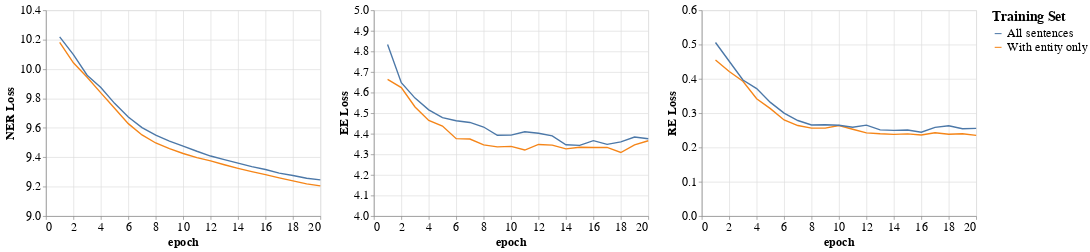

Source (notebook cell):
### Code cell
te_results_df = results_df[results_df["method"].isin(["KPM", "KPM*"])].copy()
te_results_df["method"] = te_results_df["method"].map({"KPM": "All sentences", "KPM*": "With entity only"})

ner_loss = alt.Chart(te_results_df).mark_line().encode(
    x="epoch:Q",
    y=alt.Y("val_crf_ner_loss:Q", title="NER Loss", scale=alt.Scale(domain=[9, 10.4])),
    color=alt.Color("method:N", title="Training Set")
)

term_loss = alt.Chart(te_results_df).mark_line().encode(
    x="epoch:Q",
    y=alt.Y("val_crf_term_loss:Q", title="EE Loss", scale=alt.Scale(domain=[4, 5])),
    color=alt.Color("method:N", title="Training Set")
)

rel_loss = alt.Chart(te_results_df).mark_line().encode(
    x="epoch:Q",
    y=alt.Y("val_cls_rel_loss:Q", title="RE Loss", scale=alt.Scale(domain=[0, 0.6])),
    color=alt.Color("method:N", title="Training Set")
)

all_charts = ner_loss | term_loss | rel_loss

all_charts.configure_axis(
    titleFont="Times New Roman",
    titleFontSize=18,
    labelFont="Times New Roman",
    labelFontSize=18
).configure_legend(
    titleFont="Times New Roman",
    titleFontSize=20,
    labelFont="Times New Roman",
    labelFontSize=18
)

### Figure 1 — Vega-Lite specification as saved in the notebook (floating-point values rounded to 4 significant figures)
{"config": {"view": {"continuousWidth": 400, "continuousHeight": 300}, "axis": {"labelFont": "Times New Roman", "labelFontSize": 18, "titleFont": "Times New Roman", "titleFontSize": 18}, "legend": {"labelFont": "Times New Roman", "labelFontSize": 18, "titleFont": "Times New Roman", "titleFontSize": 20}}, "hconcat": [{"mark": "line", "encoding": {"color": {"type": "nominal", "field": "method", "title": "Training Set"}, "x": {"type": "quantitative", "field": "epoch"}, "y": {"type": "quantitative", "field": "val_crf_ner_loss", "scale": {"domain": [9, 10.4]}, "title": "NER Loss"}}}, {"mark": "line", "encoding": {"color": {"type": "nominal", "field": "method", "title": "Training Set"}, "x": {"type": "quantitative", "field": "epoch"}, "y": {"type": "quantitative", "field": "val_crf_term_loss", "scale": {"domain": [4, 5]}, "title": "EE Loss"}}}, {"mark": "line", "encoding": {"color": {"type": "nominal", "field": "method", "title": "Training Set"}, "x": {"type": "quantitative", "field": "epoch"}, "y": {"type": "quantitative", "field": "val_cls_rel_loss", "scale": {"domain": [0, 0.6]}, "title": "RE Loss"}}}], "data": {"name": "data-1e9ecb5697c5ac9bc28637dbf161d151"}, "$schema": "https://vega.github.io/schema/vega-lite/v4.8.1.json", "datasets": {"data-1e9ecb5697c5ac9bc28637dbf161d151": [{"val_loss": 15.3, "val_crf_ner_loss": 10.18, "val_crf_term_loss": 4.664, "val_cls_rel_loss": 0.4553, "loss": 13.77, "crf_ner_loss": 9.442, "crf_term_loss": 3.893, "cls_rel_loss": 0.439, "f1_ner": 0.0, "f1_term": 0.0, "f1_rel": 0.0, "epoch": 1, "method": "With entity only"}, {"val_loss": 15.09, "val_crf_ner_loss": 10.04, "val_crf_term_loss": 4.624, "val_cls_rel_loss": 0.4217, "loss": 14.39, "crf_ner_loss": 9.722, "crf_term_loss": 4.309, "cls_rel_loss": 0.3604, "f1_ner": 0.0, "f1_term": 0.0, "f1_rel": 0.0, "epoch": 2, "method": "With entity only"}, {"val_loss": 14.87, "val_crf_ner_loss": 9.945, "val_crf_term_loss": 4.53, "val_cls_rel_loss": 0.3932, "loss": 12.41, "crf_ner_loss": 8.338, "crf_term_loss": 3.782, "cls_rel_loss": 0.2947, "f1_ner": 0.0, "f1_term": 0.0, "f1_rel": 0.02193, "epoch": 3, "method": "With entity only"}, {"val_loss": 14.64, "val_crf_ner_loss": 9.838, "val_crf_term_loss": 4.464, "val_cls_rel_loss": 0.3422, "loss": 12.45, "crf_ner_loss": 8.426, "crf_term_loss": 3.728, "cls_rel_loss": 0.2982, "f1_ner": 0.0, "f1_term": 0.01237, "f1_rel": 0.332, "epoch": 4, "method": "With entity only"}, {"val_loss": 14.48, "val_crf_ner_loss": 9.733, "val_crf_term_loss": 4.437, "val_cls_rel_loss": 0.3132, "loss": 12.6, "crf_ner_loss": 8.551, "crf_term_loss": 3.791, "cls_rel_loss": 0.2572, "f1_ner": 0.0, "f1_term": 0.03186, "f1_rel": 0.336, "epoch": 5, "method": "With entity only"}, {"val_loss": 14.29, "val_crf_ner_loss": 9.629, "val_crf_term_loss": 4.376, "val_cls_rel_loss": 0.2803, "loss": 11.8, "crf_ner_loss": 8.021, "crf_term_loss": 3.539, "cls_rel_loss": 0.2421, "f1_ner": 0.0349, "f1_term": 0.1642, "f1_rel": 0.458, "epoch": 6, "method": "With entity only"}, {"val_loss": 14.19, "val_crf_ner_loss": 9.552, "val_crf_term_loss": 4.375, "val_cls_rel_loss": 0.264, "loss": 15.42, "crf_ner_loss": 10.54, "crf_term_loss": 4.652, "cls_rel_loss": 0.227, "f1_ner": 0.2111, "f1_term": 0.2448, "f1_rel": 0.4822, "epoch": 7, "method": "With entity only"}, {"val_loss": 14.1, "val_crf_ner_loss": 9.497, "val_crf_term_loss": 4.346, "val_cls_rel_loss": 0.2564, "loss": 13.52, "crf_ner_loss": 9.213, "crf_term_loss": 4.079, "cls_rel_loss": 0.2282, "f1_ner": 0.2951, "f1_term": 0.3465, "f1_rel": 0.4842, "epoch": 8, "method": "With entity only"}, {"val_loss": 14.05, "val_crf_ner_loss": 9.459, "val_crf_term_loss": 4.337, "val_cls_rel_loss": 0.2564, "loss": 12.49, "crf_ner_loss": 8.513, "crf_term_loss": 3.77, "cls_rel_loss": 0.203, "f1_ner": 0.348, "f1_term": 0.3886, "f1_rel": 0.505, "epoch": 9, "method": "With entity only"}, {"val_loss": 14.03, "val_crf_ner_loss": 9.426, "val_crf_term_loss": 4.339, "val_cls_rel_loss": 0.2641, "loss": 11.87, "crf_ner_loss": 8.101, "crf_term_loss": 3.58, "cls_rel_loss": 0.1912, "f1_ner": 0.4203, "f1_term": 0.4071, "f1_rel": 0.472, "epoch": 10, "method": "With entity only"}, {"val_loss": 13.97, "val_crf_ner_loss": 9.398, "val_crf_term_loss": 4.321, "val_cls_rel_loss": 0.2532, "loss": 12.67, "crf_ner_loss": 8.674, "crf_term_loss": 3.809, "cls_rel_loss": 0.191, "f1_ner": 0.4384, "f1_term": 0.4543, "f1_rel": 0.5206, "epoch": 11, "method": "With entity only"}, {"val_loss": 13.97, "val_crf_ner_loss": 9.376, "val_crf_term_loss": 4.348, "val_cls_rel_loss": 0.2427, "loss": 11.88, "crf_ner_loss": 8.128, "crf_term_loss": 3.569, "cls_rel_loss": 0.1828, "f1_ner": 0.4135, "f1_term": 0.4404, "f1_rel": 0.5142, "epoch": 12, "method": "With entity only"}, {"val_loss": 13.93, "val_crf_ner_loss": 9.349, "val_crf_term_loss": 4.345, "val_cls_rel_loss": 0.2399, "loss": 12.42, "crf_ner_loss": 8.503, "crf_term_loss": 3.724, "cls_rel_loss": 0.1925, "f1_ner": 0.4404, "f1_term": 0.4196, "f1_rel": 0.531, "epoch": 13, "method": "With entity only"}, {"val_loss": 13.89, "val_crf_ner_loss": 9.325, "val_crf_term_loss": 4.326, "val_cls_rel_loss": 0.2383, "loss": 12.86, "crf_ner_loss": 8.789, "crf_term_loss": 3.871, "cls_rel_loss": 0.1979, "f1_ner": 0.4642, "f1_term": 0.4609, "f1_rel": 0.5104, "epoch": 14, "method": "With entity only"}, {"val_loss": 13.88, "val_crf_ner_loss": 9.303, "val_crf_term_loss": 4.334, "val_cls_rel_loss": 0.2399, "loss": 11.92, "crf_ner_loss": 8.164, "crf_term_loss": 3.589, "cls_rel_loss": 0.1655, "f1_ner": 0.4575, "f1_term": 0.4691, "f1_rel": 0.535, "epoch": 15, "method": "With entity only"}, {"val_loss": 13.85, "val_crf_ner_loss": 9.282, "val_crf_term_loss": 4.333, "val_cls_rel_loss": 0.2364, "loss": 10.78, "crf_ner_loss": 7.349, "crf_term_loss": 3.265, "cls_rel_loss": 0.1699, "f1_ner": 0.4778, "f1_term": 0.4589, "f1_rel": 0.5289, "epoch": 16, "method": "With entity only"}, {"val_loss": 13.84, "val_crf_ner_loss": 9.26, "val_crf_term_loss": 4.334, "val_cls_rel_loss": 0.2431, "loss": 13.71, "crf_ner_loss": 9.402, "crf_term_loss": 4.127, "cls_rel_loss": 0.1801, "f1_ner": 0.5148, "f1_term": 0.4685, "f1_rel": 0.527, "epoch": 17, "method": "With entity only"}, {"val_loss": 13.79, "val_crf_ner_loss": 9.239, "val_crf_term_loss": 4.309, "val_cls_rel_loss": 0.2385, "loss": 11.17, "crf_ner_loss": 7.633, "crf_term_loss": 3.373, "cls_rel_loss": 0.1599, "f1_ner": 0.5514, "f1_term": 0.4803, "f1_rel": 0.5302, "epoch": 18, "method": "With entity only"}, {"val_loss": 13.81, "val_crf_ner_loss": 9.219, "val_crf_term_loss": 4.346, "val_cls_rel_loss": 0.24, "loss": 11.83, "crf_ner_loss": 8.086, "crf_term_loss": 3.569, "cls_rel_loss": 0.1741, "f1_ner": 0.549, "f1_term": 0.4647, "f1_rel": 0.5345, "epoch": 19, "method": "With entity only"}, {"val_loss": 13.81, "val_crf_ner_loss": 9.205, "val_crf_term_loss": 4.366, "val_cls_rel_loss": 0.2354, "loss": 12.59, "crf_ner_loss": 8.617, "crf_term_loss": 3.806, "cls_rel_loss": 0.1707, "f1_ner": 0.5858, "f1_term": 0.453, "f1_rel": 0.536, "epoch": 20, "method": "With entity only"}, {"val_loss": 15.56, "val_crf_ner_loss": 10.22, "val_crf_term_loss": 4.834, "val_cls_rel_loss": 0.5062, "loss": 14.62, "crf_ner_loss": 10.02, "crf_term_loss": 4.185, "cls_rel_loss": 0.4092, "f1_ner": 0.0, "f1_term": 0.0, "f1_rel": 0.0, "epoch": 1, "method": "All sentences"}, {"val_loss": 15.2, "val_crf_ner_loss": 10.1, "val_crf_term_loss": 4.648, "val_cls_rel_loss": 0.4514, "loss": 14.34, "crf_ner_loss": 9.808, "crf_term_loss": 4.237, "cls_rel_loss": 0.2962, "f1_ner": 0.0, "f1_term": 0.0, "f1_rel": 0.0, "epoch": 2, "method": "All sentences"}, {"val_loss": 14.93, "val_crf_ner_loss": 9.958, "val_crf_term_loss": 4.573, "val_cls_rel_loss": 0.3968, "loss": 13.45, "crf_ner_loss": 9.178, "crf_term_loss": 3.992, "cls_rel_loss": 0.2793, "f1_ner": 0.0, "f1_term": 0.0, "f1_rel": 0.1835, "epoch": 3, "method": "All sentences"}, {"val_loss": 14.76, "val_crf_ner_loss": 9.874, "val_crf_term_loss": 4.516, "val_cls_rel_loss": 0.3717, "loss": 13.71, "crf_ner_loss": 9.378, "crf_term_loss": 4.081, "cls_rel_loss": 0.252, "f1_ner": 0.0, "f1_term": 0.0262, "f1_rel": 0.1341, "epoch": 4, "method": "All sentences"}, {"val_loss": 14.58, "val_crf_ner_loss": 9.767, "val_crf_term_loss": 4.479, "val_cls_rel_loss": 0.3315, "loss": 13.33, "crf_ner_loss": 9.158, "crf_term_loss": 3.955, "cls_rel_loss": 0.2192, "f1_ner": 0.0, "f1_term": 0.0227, "f1_rel": 0.3236, "epoch": 5, "method": "All sentences"}, {"val_loss": 14.44, "val_crf_ner_loss": 9.674, "val_crf_term_loss": 4.463, "val_cls_rel_loss": 0.3002, "loss": 14.04, "crf_ner_loss": 9.639, "crf_term_loss": 4.181, "cls_rel_loss": 0.2243, "f1_ner": 0.0, "f1_term": 0.02977, "f1_rel": 0.4169, "epoch": 6, "method": "All sentences"}, {"val_loss": 14.34, "val_crf_ner_loss": 9.602, "val_crf_term_loss": 4.455, "val_cls_rel_loss": 0.2786, "loss": 13.47, "crf_ner_loss": 9.256, "crf_term_loss": 4.023, "cls_rel_loss": 0.192, "f1_ner": 0.09342, "f1_term": 0.06108, "f1_rel": 0.4676, "epoch": 7, "method": "All sentences"}, {"val_loss": 14.25, "val_crf_ner_loss": 9.55, "val_crf_term_loss": 4.433, "val_cls_rel_loss": 0.2657, "loss": 10.86, "crf_ner_loss": 7.418, "crf_term_loss": 3.245, "cls_rel_loss": 0.2011, "f1_ner": 0.2388, "f1_term": 0.09577, "f1_rel": 0.4901, "epoch": 8, "method": "All sentences"}, {"val_loss": 14.17, "val_crf_ner_loss": 9.511, "val_crf_term_loss": 4.393, "val_cls_rel_loss": 0.2662, "loss": 11.57, "crf_ner_loss": 7.916, "crf_term_loss": 3.477, "cls_rel_loss": 0.182, "f1_ner": 0.2775, "f1_term": 0.1713, "f1_rel": 0.4917, "epoch": 9, "method": "All sentences"}, {"val_loss": 14.13, "val_crf_ner_loss": 9.476, "val_crf_term_loss": 4.394, "val_cls_rel_loss": 0.2647, "loss": 12.73, "crf_ner_loss": 8.732, "crf_term_loss": 3.827, "cls_rel_loss": 0.1716, "f1_ner": 0.3324, "f1_term": 0.1516, "f1_rel": 0.4849, "epoch": 10, "method": "All sentences"}, {"val_loss": 14.11, "val_crf_ner_loss": 9.441, "val_crf_term_loss": 4.41, "val_cls_rel_loss": 0.2589, "loss": 13.5, "crf_ner_loss": 9.286, "crf_term_loss": 4.041, "cls_rel_loss": 0.1706, "f1_ner": 0.3599, "f1_term": 0.1956, "f1_rel": 0.5081, "epoch": 11, "method": "All sentences"}, {"val_loss": 14.08, "val_crf_ner_loss": 9.409, "val_crf_term_loss": 4.402, "val_cls_rel_loss": 0.2653, "loss": 13.33, "crf_ner_loss": 9.172, "crf_term_loss": 3.996, "cls_rel_loss": 0.1626, "f1_ner": 0.4073, "f1_term": 0.2765, "f1_rel": 0.5076, "epoch": 12, "method": "All sentences"}, {"val_loss": 14.03, "val_crf_ner_loss": 9.384, "val_crf_term_loss": 4.39, "val_cls_rel_loss": 0.2513, "loss": 10.94, "crf_ner_loss": 7.479, "crf_term_loss": 3.275, "cls_rel_loss": 0.181, "f1_ner": 0.4349, "f1_term": 0.3355, "f1_rel": 0.51, "epoch": 13, "method": "All sentences"}, {"val_loss": 13.96, "val_crf_ner_loss": 9.36, "val_crf_term_loss": 4.347, "val_cls_rel_loss": 0.25, "loss": 13.67, "crf_ner_loss": 9.416, "crf_term_loss": 4.106, "cls_rel_loss": 0.15, "f1_ner": 0.4516, "f1_term": 0.3737, "f1_rel": 0.5115, "epoch": 14, "method": "All sentences"}, {"val_loss": 13.93, "val_crf_ner_loss": 9.337, "val_crf_term_loss": 4.344, "val_cls_rel_loss": 0.2509, "loss": 11.91, "crf_ner_loss": 8.183, "crf_term_loss": 3.573, "cls_rel_loss": 0.1506, "f1_ner": 0.4752, "f1_term": 0.406, "f1_rel": 0.5276, "epoch": 15, "method": "All sentences"}, {"val_loss": 13.93, "val_crf_ner_loss": 9.317, "val_crf_term_loss": 4.367, "val_cls_rel_loss": 0.2445, "loss": 12.97, "crf_ner_loss": 8.915, "crf_term_loss": 3.899, "cls_rel_loss": 0.1563, "f1_ner": 0.488, "f1_term": 0.4046, "f1_rel": 0.5265, "epoch": 16, "method": "All sentences"}, {"val_loss": 13.9, "val_crf_ner_loss": 9.293, "val_crf_term_loss": 4.348, "val_cls_rel_loss": 0.2588, "loss": 13.47, "crf_ner_loss": 9.277, "crf_term_loss": 4.027, "cls_rel_loss": 0.1615, "f1_ner": 0.5033, "f1_term": 0.3732, "f1_rel": 0.5273, "epoch": 17, "method": "All sentences"}, {"val_loss": 13.9, "val_crf_ner_loss": 9.276, "val_crf_term_loss": 4.361, "val_cls_rel_loss": 0.2634, "loss": 11.41, "crf_ner_loss": 7.849, "crf_term_loss": 3.417, "cls_rel_loss": 0.1395, "f1_ner": 0.5407, "f1_term": 0.4015, "f1_rel": 0.5261, "epoch": 18, "method": "All sentences"}, {"val_loss": 13.9, "val_crf_ner_loss": 9.257, "val_crf_term_loss": 4.384, "val_cls_rel_loss": 0.2547, "loss": 11.41, "crf_ner_loss": 7.842, "crf_term_loss": 3.436, "cls_rel_loss": 0.1368, "f1_ner": 0.5773, "f1_term": 0.3829, "f1_rel": 0.5267, "epoch": 19, "method": "All sentences"}, {"val_loss": 13.88, "val_crf_ner_loss": 9.246, "val_crf_term_loss": 4.376, "val_cls_rel_loss": 0.2559, "loss": 13.86, "crf_ner_loss": 9.544, "crf_term_loss": 4.178, "cls_rel_loss": 0.1383, "f1_ner": 0.5676, "f1_term": 0.3893, "f1_rel": 0.5167, "epoch": 20, "method": "All sentences"}]}}
